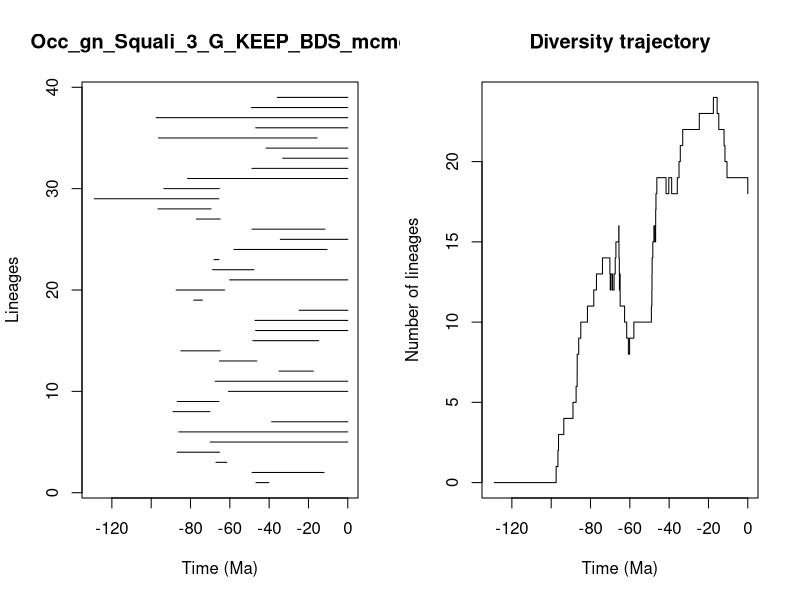

The R script that drew this image:


pdf(file='../Results/Genus/5_MA_bins_EXT_EP/pyrate_mcmc_logs/Occ_gn_Squali_3_G_KEEP_BDS_mcmc_LTT.pdf',width=0.6*20, height=0.6*10)
title = "Occ_gn_Squali_3_G_KEEP_BDS_mcmc"
ts=c(46.699717984063476, 48.65847407231578,67.07729680414178,86.79629180927338,69.9586758680012,86.00085519782988,38.715968740943396,88.91312602011644,86.76386017403821,60.723323591029825,67.43077882052245,34.97961812974382,65.286327620935,84.94465907189966,48.305477690192454,46.87317176627648,47.18358753193905,24.663074737629497,78.34531706437346,87.32421040138975,60.10279649988852,68.78546799168754,68.01721382960535,57.94677611699125,34.328095538825515,48.71776773245422,76.96656278768916,96.5681432116688,128.99290105616316,93.58534548816664,81.56077345418905,48.78795868420895,33.08800963636994,41.570022385694216,96.27512043834679,46.846203965226735,97.47675400564638,49.03089051635223,35.84965515323878)
te=c(40.176607506140556, 12.062738478416602,61.59158110723355,65.22742111802165,0.0,0.0,0.0,70.13709803624582,65.52056492367491,0.0,0.0,17.497781977996024,46.25592796090049,64.92417097559165,14.746934226908687,0.0,0.0,0.0,73.91476149833352,62.6630638691445,0.0,47.752288971150925,65.5173817186289,10.564845027573991,0.0,11.614128384877054,64.92190205475505,69.5331867773367,65.62183943097291,65.3353569452929,0.0,0.0,0.0,0.0,15.591459543649327,0.0,0.0,0.0,0.0)
div_traj=c(0, 1,2,3,4,5,6,7,8,9,10,11,12,13,14,13,12,13,12,13,14,15,16,15,14,13,12,13,12,11,10,9,8,9,10,11,12,13,14,15,16,15,16,17,18,19,18,19,18,19,20,21,22,23,24,23,22,21,20,19,18)
time_events=c(128.99290105616316, 97.47675400564638,96.5681432116688,96.27512043834679,93.58534548816664,88.91312602011644,87.32421040138975,86.79629180927338,86.76386017403821,86.00085519782988,84.94465907189966,81.56077345418905,78.34531706437346,76.96656278768916,73.91476149833352,70.13709803624582,69.9586758680012,69.5331867773367,68.78546799168754,68.01721382960535,67.43077882052245,67.07729680414178,65.62183943097291,65.52056492367491,65.5173817186289,65.3353569452929,65.286327620935,65.22742111802165,64.92417097559165,64.92190205475505,62.6630638691445,61.59158110723355,60.723323591029825,60.10279649988852,57.94677611699125,49.03089051635223,48.78795868420895,48.71776773245422,48.65847407231578,48.305477690192454,47.752288971150925,47.18358753193905,46.87317176627648,46.846203965226735,46.699717984063476,46.25592796090049,41.570022385694216,40.176607506140556,38.715968740943396,35.84965515323878,34.97961812974382,34.328095538825515,33.08800963636994,24.663074737629497,17.497781977996024,15.591459543649327,14.746934226908687,12.062738478416602,11.614128384877054,10.564845027573991,0.0)
                par(mfrow=c(1,2))
                L = length(ts)
                plot(ts, 1:L , xlim=c(-max(ts)-1,0), pch=20, type="n", main=title,xlab="Time (Ma)",ylab="Lineages")
                for (i in 1:L){segments(x0=-te[i],y0=i,x1=-ts[i],y1=i)}    
                t = -time_events
                plot(div_traj ~ t,type="s", main = "Diversity trajectory",xlab="Time (Ma)",ylab="Number of lineages",xlim=c(-max(ts)-1,0))
                abline(v=c(65,200,251,367,445),lty=2,col="gray")
                
